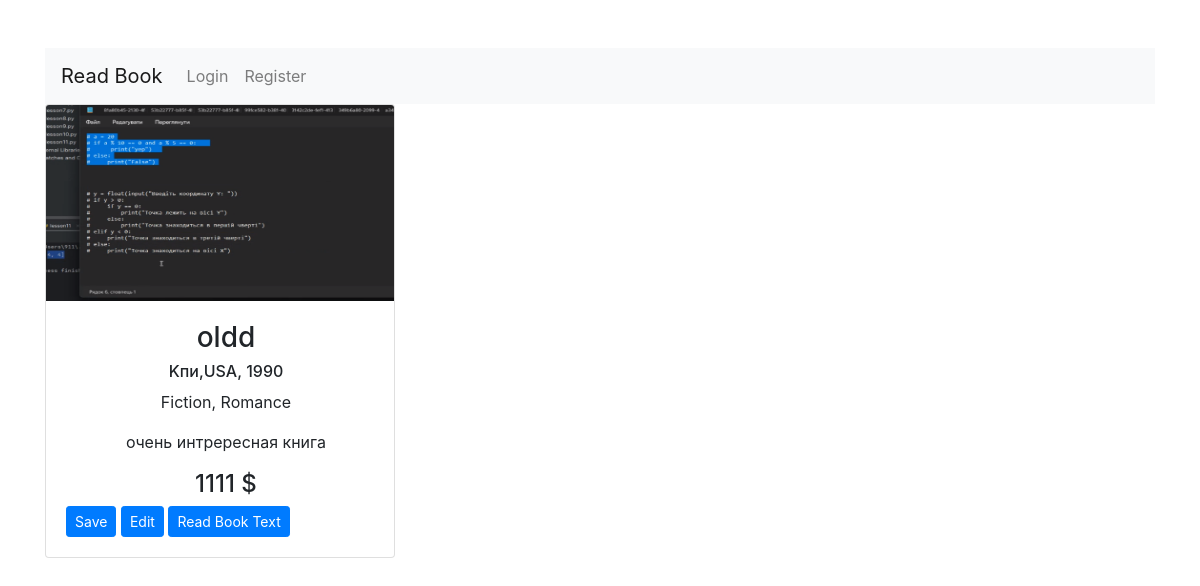
Before: / with the older database file.
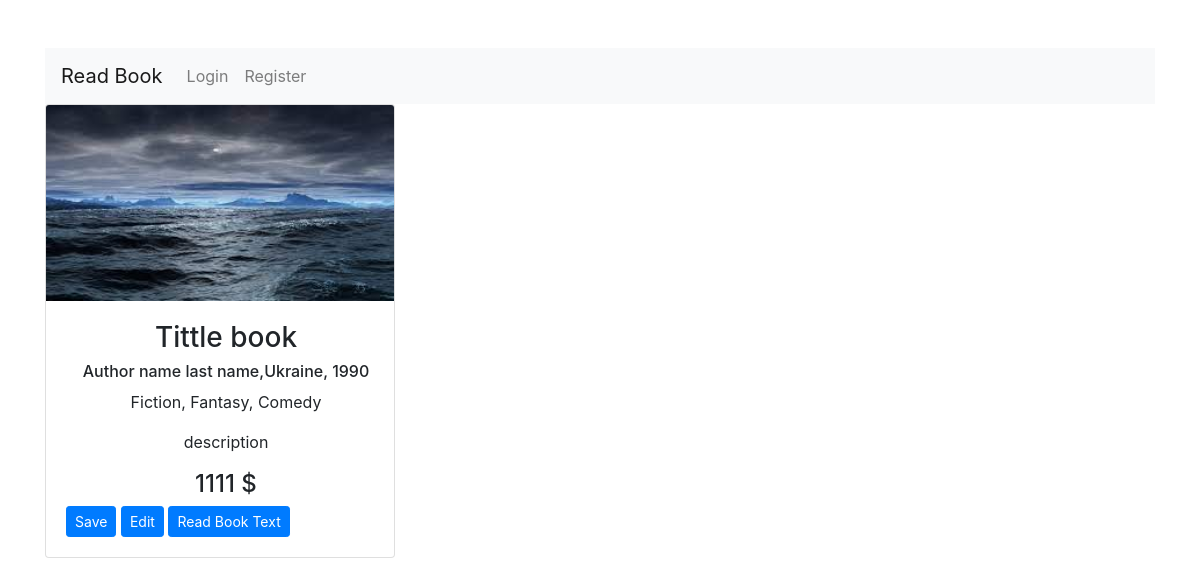
After: the same page with the newer database file.
### app/models.py (models this page shows, shortened)
class Book(db.Model):
    id: so.MappedColumn[int] = so.mapped_column(primary_key=True)
    name: so.MappedColumn[str] = so.mapped_column(sa.String(64))
    description: so.MappedColumn[str]
    price: so.MappedColumn[int]
    country: so.MappedColumn[str] = so.mapped_column(sa.String(64))
    author: so.MappedColumn[str] = so.mapped_column(sa.String(64))
    year: so.MappedColumn[int]
    photo: so.MappedColumn[str]
    users: so.WriteOnlyMapped[User] = so.relationship('User', secondary=user_book, back_populates='user_books')
    genres: so.MappedColumn[str]
    book_txt: so.MappedColumn[str]

### app/routes.py (the view)
@app.route('/')
def index():
    books = db.session.scalars(sa.select(Book)).all()
    return render_template('index.html', books=books)

### app/templates/index.html (shortened to what this page needs)
{% extends 'base.html' %}
{% block content %}
<div class="container">
    <div class="row">
        {% for book in books %}
        <div class="col-md-4 mb-4">
            <div class="card">
            <div class="embed-responsive embed-responsive-16by9">
                {% if book.photo %}
                <img class="card-img-top embed-responsive-item" src="{{ url_for('static', filename=book.photo) }}" alt="" />
                {% endif %}
            </div>
            <div class="card-body">
                <h3 class="d-flex align-items-center justify-content-center" style="width: 40vh;">{{ book.name }}</h3>
                <h6 class="d-flex align-items-center justify-content-center" style="width: 40vh;">{{ book.author }},{{ book.country }}, {{ book.year }}</h6>
                <p class="d-flex align-items-center justify-content-center" style="width: 40vh;">{{ book.genres }}</p>
                <p class="d-flex align-items-center justify-content-center" style="width: 40vh;">{{ book.description }}</p>
                <h4 class="d-flex align-items-center justify-content-center" style="width: 40vh;">{{ book.price }} $</h4>
                <a href="{{ url_for('save_book', book_id=book.id) }}" class="btn btn-sm btn-primary">Save</a>
                <a href="{{ url_for('edit_book', book_id=book.id) }}" class="btn btn-sm btn-primary">Edit</a>
                <a href="{{ url_for('read_book', filename=book.book_txt) }}" class="btn btn-sm btn-primary">Read Book Text</a>
            </div>
            </div>
        </div>
        {% endfor %}
    </div>
</div>
{% endblock %}

### app/templates/base.html (shortened to what this page needs)
<!DOCTYPE html>
<html lang="uk">
<head>
  <link rel="stylesheet" href="https://stackpath.bootstrapcdn.com/bootstrap/4.3.1/css/bootstrap.min.css">
</head>
<body>
  <header class="container mt-5">
    <nav class="navbar navbar-expand-lg navbar-light bg-light">
      <a class="navbar-brand" href="{{ url_for('index') }}">Read Book</a>
      <div class="collapse navbar-collapse" id="navbarNav">
        <ul class="navbar-nav">
          <li class="nav-item">
          {% if current_user.is_authenticated %}
          <li class="nav-item">
            <a class="nav-link" href="{{ url_for('logout') }}">Logout</a>
          </li>
          <li class="nav-item">
            <a class="nav-link" href="{{ url_for('profile') }}">Profile: {{ current_user.username }}</a>
          </li>
          <li class="nav-item">
            <a class="nav-link" href="{{ url_for('new_book') }}">New Book</a>
          </li>
          {% else %}
          <li class="nav-item">
            <a class="nav-link" href="{{ url_for('login') }}">Login</a>
          </li>
          <li class="nav-item">
            <a class="nav-link" href="{{ url_for('register') }}">Register</a>
          </li>
          {% endif %}
        </ul>
      </div>
    </nav>
  </header>
{% block content %}{% endblock %}
</body>
</html>

Changed rows visible on the page:
changed Book: photo: a different picture; name "oldd" → "Tittle book"; author "Kпи" → "Author name last name"; country "USA" → "Ukraine"; genres "Fiction, Romance" → "Fiction, Fantasy, Comedy"; description "очень интрересная книга" → "description"
